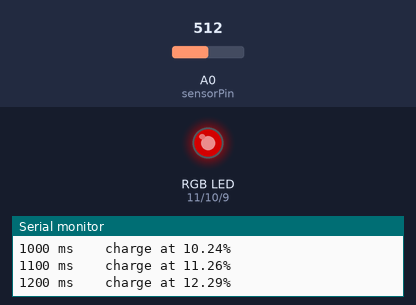
Recording of a sketch running on a simulated Arduino Uno, built with avr-gcc and run on an emulated ATmega328P. Parts: an RGB LED mixed from three pins (HIGH = lit), the last lines printed to the serial monitor. The inputs (shaded band) are chosen by the test bench; at power-on: A0 (sensorPin) = 512. Dim RGB values are drawn brighter than linear.

Above: at 1.2 s.
1.3 s: A0 (sensorPin) set to 602
At 3.0 s:
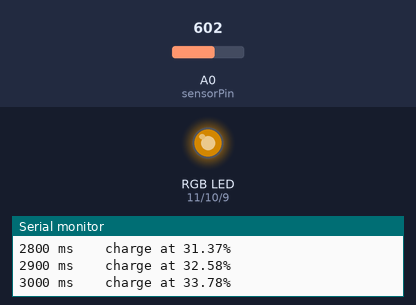
4.3 s: A0 (sensorPin) set to 628
At 9.8 s:
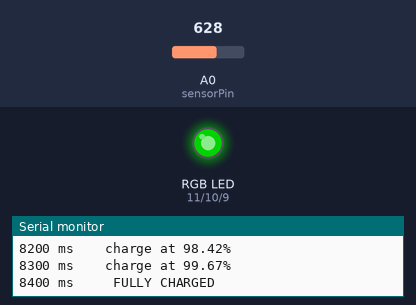
Timing chart, 0 to 11.3 s (numbered marks = the images above; inputs shaded):
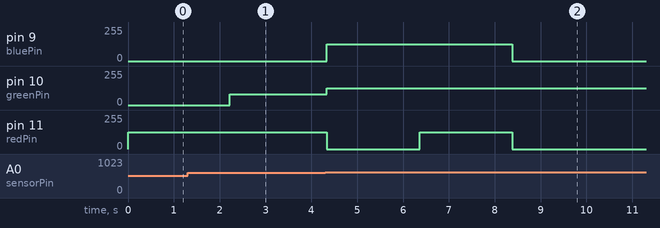

Measured:
- the behaviour switches between 611 and 612 on A0 (sensorPin) (found by bisection; images 1 and 2)

The sketch:

BattChargeSim.ino
```cpp
/*
30d Lost in Space Day 9

Basic RGB LED Demo

Revision History:
	20230503 - Initial version


*/

int sensorPin = A0;
int sensorValue = 0;

// Output pins for three LED colors
int redPin = 11;
int greenPin = 10;
int bluePin = 9;

unsigned int batteryCapacity = 50000;
unsigned int batteryLevel = 0;
unsigned int ticks = 0;
unsigned int wait = 100;
double percentFull;

//******************************************

void setup() {

  // Declare the RGB LED pins as outputs
  pinMode(redPin, OUTPUT);
  pinMode(greenPin, OUTPUT);
  pinMode(bluePin, OUTPUT);

  // Start serial monitor
  Serial.begin(9600);

}

void setRGBColor(int red_value, int green_value, int blue_value) {
	// Set three PWM color channels to any given mixture

	analogWrite(redPin, red_value);
	analogWrite(greenPin, green_value);
	analogWrite(bluePin, blue_value);

}

 double getBatteryPercentage() {
	// Calculates battery charge percentage
	// returns the result as a double precision number

	return (((double) batteryLevel / (double) batteryCapacity) * 100);

}

void showBatteryPercentage() {
  	//  Send battery results to both serial and LED outputs

	//  calculate the charge percentage with a custom function...
	percentFull=getBatteryPercentage();

	// print the elasped time and percent full
	Serial.print(ticks);
	Serial.print(" ms    charge at ");
	Serial.print(percentFull);
	Serial.println("%");

	// Light the LED with the appropriate color...
	if (percentFull > 0 && percentFull <= 25) {
		setRGBColor(125, 0, 0); // red
	}
	else if (percentFull > 25 && percentFull <= 50) {
		setRGBColor(125, 80, 0); // yellow-ish

	}
	else if (percentFull > 50 && percentFull <= 75) {
		setRGBColor(0, 125, 125); // blue-ish
	}
	else if (percentFull > 75 && percentFull < 100) {
		setRGBColor(125, 125, 125); // white
	}

}

void loop() {
	sensorValue = analogRead(sensorPin); // read the value from the sensor
	batteryLevel += sensorValue;
	ticks += wait;

	if(batteryLevel >= batteryCapacity) {
		Serial.print(ticks);
		Serial.print(" ms     ");
		Serial.println("FULLY CHARGED");
		batteryLevel = batteryCapacity; // to prevent integer from continuing to increase
		ticks = 0;
		setRGBColor(0, 125, 0); // Green for charging complete
		delay(30000);      // long pause
	}
	else {
		showBatteryPercentage();
	}

	delay(wait);

}
```
